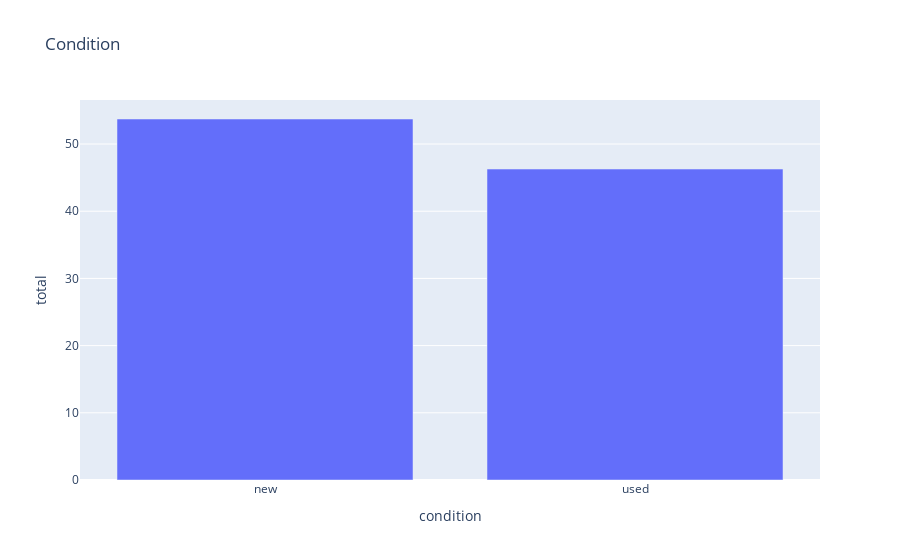

This figure's notebook cell:
### Code cell
fig = px.bar(conditio_summary, x="condition", y="total", title="Condition")
fig.show()

### Figure 1 — Plotly figure (JSON) as saved in the notebook; plotly's stock layout.template omitted (floating-point values rounded to 4 significant figures)
{"data": [{"alignmentgroup": "True", "hovertemplate": "condition=%{x}<br>total=%{y}<extra></extra>", "legendgroup": "", "marker": {"color": "#636efa", "pattern": {"shape": ""}}, "name": "", "offsetgroup": "", "orientation": "v", "showlegend": false, "textposition": "auto", "type": "bar", "x": ["new", "used"], "xaxis": "x", "y": [53.72, 46.28], "yaxis": "y"}], "layout": {"barmode": "relative", "legend": {"tracegroupgap": 0}, "title": {"text": "Condition"}, "xaxis": {"anchor": "y", "domain": [0, 1], "title": {"text": "condition"}}, "yaxis": {"anchor": "x", "domain": [0, 1], "title": {"text": "total"}}}}
